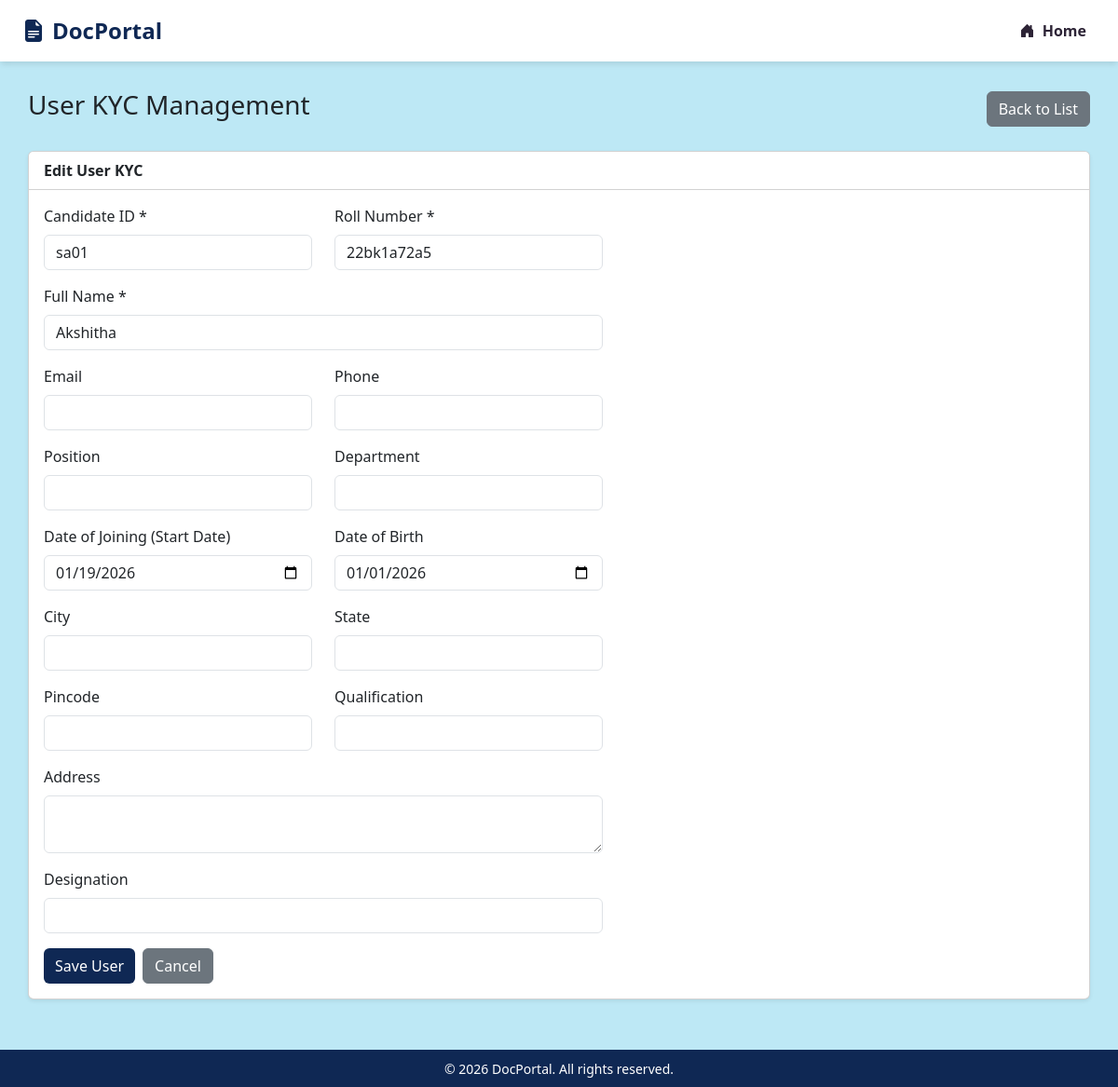
/kyc.php?edit=sa01, run on the app's committed database.
### tables this page shows
CREATE TABLE `user_kyc` (
  `id` int(11) NOT NULL,
  `cand_id` varchar(50) NOT NULL,
  `roll_no` varchar(50) NOT NULL,
  `name` varchar(255) NOT NULL,
  `email` varchar(255) DEFAULT NULL,
  `phone` varchar(20) DEFAULT NULL,
  `position` varchar(255) DEFAULT NULL,
  `department` varchar(255) DEFAULT NULL,
  `date_of_joining` date DEFAULT NULL,
  `date_of_birth` date DEFAULT NULL,
  `address` text DEFAULT NULL,
  `city` varchar(100) DEFAULT NULL,
  `state` varchar(100) DEFAULT NULL,
  `pincode` varchar(10) DEFAULT NULL,
  `qualification` varchar(255) DEFAULT NULL,
  `designation` varchar(255) DEFAULT NULL,
  `additional_data` longtext DEFAULT NULL CHECK (json_valid(`additional_data`)),
  `created_at` timestamp NOT NULL DEFAULT current_timestamp(),
  `updated_at` timestamp NULL DEFAULT NULL ON UPDATE current_timestamp()
);

### src/UserKYC.php (called while the page is built, shortened)
<?php
class UserKYC {
    public static function getAll() {
        $db = Database::getInstance();
        return $db->query("SELECT * FROM user_kyc ORDER BY created_at DESC")->fetchAll();
    }
}
?>

### public/kyc.php (the view, shortened to what this page needs)
<?php
require_once '../src/UserKYC.php';
$edit_user = null;
$edit_mode = false;
try {
    $all_users = UserKYC::getAll();
} catch (Exception $e) {
    $error = "Error loading users: " . htmlspecialchars($e->getMessage());
}
if (isset($_GET['edit'])) {
    $edit_mode = true;
    try {
        $all_users_list = UserKYC::getAll();
        foreach ($all_users_list as $user) {
            if ($user['cand_id'] === $_GET['edit']) {
                $edit_user = $user;
                break;
            }
        }
    } catch (Exception $e) {
        $error = "Error loading user: " . htmlspecialchars($e->getMessage());
    }
}
?>
<!DOCTYPE html>
<html>
<head>
    <link href="https://cdn.jsdelivr.net/npm/bootstrap@5.3.0/dist/css/bootstrap.min.css" rel="stylesheet">
    <link rel="stylesheet" href="https://cdn.jsdelivr.net/npm/bootstrap-icons@1.11.1/font/bootstrap-icons.css">
</head>
<body>
<nav class="navbar-custom">
    <div class="container-fluid px-4">
        <div class="d-flex justify-content-between align-items-center">
            <span class="navbar-brand"><i class="bi bi-file-earmark-text-fill me-2"></i>DocPortal</span>
            <a href="index.php" class="nav-link"><i class="bi bi-house-door-fill me-1"></i> Home</a>
        </div>
    </div>
</nav>
<div class="container-fluid main-content">
            <div class="d-flex justify-content-between align-items-center mb-4">
                <h3>User KYC Management</h3>
                <?php if (!$edit_mode): ?>
                    <a href="?add=1" class="btn btn-primary">+ Add New User</a>
                <?php else: ?>
                    <a href="kyc.php" class="btn btn-secondary">Back to List</a>
                <?php endif; ?>
            </div>
            <?php if ($edit_mode || isset($_GET['add'])): ?>
                <div class="card shadow-sm mb-4">
                    <div class="card-header bg-white"><strong><?= $edit_mode ? 'Edit User KYC' : 'Add New User' ?></strong></div>
                    <div class="card-body">
                        <form method="POST" style="max-width: 600px;">
                            <div class="row">
                                <div class="col-md-6 mb-3">
                                    <label class="form-label">Candidate ID *</label>
                                    <input type="text" name="cand_id" class="form-control" required value="<?= $edit_mode ? htmlspecialchars($edit_user['cand_id']) : '' ?>" <?= $edit_mode ? 'readonly' : '' ?>>
                                </div>
                                <div class="col-md-6 mb-3">
                                    <label class="form-label">Roll Number *</label>
                                    <input type="text" name="roll_no" class="form-control" required value="<?= $edit_mode ? htmlspecialchars($edit_user['roll_no']) : '' ?>">
                                </div>
                            </div>
                            <div class="row">
                                <div class="col-md-12 mb-3">
                                    <label class="form-label">Full Name *</label>
                                    <input type="text" name="name" class="form-control" required value="<?= $edit_mode ? htmlspecialchars($edit_user['name']) : '' ?>">
                                </div>
                            </div>
                            <div class="row">
                                <div class="col-md-6 mb-3">
                                    <label class="form-label">Email</label>
                                    <input type="email" name="email" class="form-control" value="<?= $edit_mode ? htmlspecialchars($edit_user['email'] ?? '') : '' ?>">
                                </div>
                                <div class="col-md-6 mb-3">
                                    <label class="form-label">Phone</label>
                                    <input type="text" name="phone" class="form-control" value="<?= $edit_mode ? htmlspecialchars($edit_user['phone'] ?? '') : '' ?>">
                                </div>
                            </div>
                            <div class="row">
                                <div class="col-md-6 mb-3">
                                    <label class="form-label">Position</label>
                                    <input type="text" name="position" class="form-control" value="<?= $edit_mode ? htmlspecialchars($edit_user['position'] ?? '') : '' ?>">
                                </div>
                                <div class="col-md-6 mb-3">
                                    <label class="form-label">Department</label>
                                    <input type="text" name="department" class="form-control" value="<?= $edit_mode ? htmlspecialchars($edit_user['department'] ?? '') : '' ?>">
                                </div>
                            </div>
                            <div class="row">
                                <div class="col-md-6 mb-3">
                                    <label class="form-label">Date of Joining (Start Date)</label>
                                    <input type="date" name="date_of_joining" class="form-control" value="<?= $edit_mode ? htmlspecialchars($edit_user['date_of_joining'] ?? '') : '' ?>">
                                </div>
                                <div class="col-md-6 mb-3">
                                    <label class="form-label">Date of Birth</label>
                                    <input type="date" name="date_of_birth" class="form-control" value="<?= $edit_mode ? htmlspecialchars($edit_user['date_of_birth'] ?? '') : '' ?>">
                                </div>
                            </div>
                            <div class="row">
                                <div class="col-md-6 mb-3">
                                    <label class="form-label">City</label>
                                    <input type="text" name="city" class="form-control" value="<?= $edit_mode ? htmlspecialchars($edit_user['city'] ?? '') : '' ?>">
                                </div>
                                <div class="col-md-6 mb-3">
                                    <label class="form-label">State</label>
                                    <input type="text" name="state" class="form-control" value="<?= $edit_mode ? htmlspecialchars($edit_user['state'] ?? '') : '' ?>">
                                </div>
                            </div>
                            <div class="row">
                                <div class="col-md-6 mb-3">
                                    <label class="form-label">Pincode</label>
                                    <input type="text" name="pincode" class="form-control" value="<?= $edit_mode ? htmlspecialchars($edit_user['pincode'] ?? '') : '' ?>">
                                </div>
                                <div class="col-md-6 mb-3">
                                    <label class="form-label">Qualification</label>
                                    <input type="text" name="qualification" class="form-control" value="<?= $edit_mode ? htmlspecialchars($edit_user['qualification'] ?? '') : '' ?>">
                                </div>
                            </div>
                            <div class="mb-3">
                                <label class="form-label">Address</label>
                                <textarea name="address" class="form-control" rows="2"><?= $edit_mode ? htmlspecialchars($edit_user['address'] ?? '') : '' ?></textarea>
                            </div>
                            <div class="mb-3">
                                <label class="form-label">Designation</label>
                                <input type="text" name="designation" class="form-control" value="<?= $edit_mode ? htmlspecialchars($edit_user['designation'] ?? '') : '' ?>">
                            </div>
                            <div class="d-flex gap-2">
                                <button type="submit" name="save_kyc" class="btn btn-primary">Save User</button>
                                <a href="kyc.php" class="btn btn-secondary">Cancel</a>
                            </div>
                        </form>
                    </div>
                </div>
            <?php endif; ?>
        </div>
<?php require_once 'footer.php'; ?>
</body>
</html>

### public/kyc.php (style rules this page uses)
:root { --primary: #0f2854; --bg-light: #bde8f5; --text-dark: #2d2436; }
body { background-color: var(--bg-light); font-family: 'Segoe UI', sans-serif; min-height: 100vh; display: flex; flex-direction: column; }
.navbar-custom { background: #ffffff; box-shadow: 0 4px 6px -1px rgba(0, 0, 0, 0.1); padding: 15px 0; position: sticky; top: 0; z-index: 1000; }
.navbar-brand { font-weight: bold; font-size: 1.5rem; color: var(--primary) !important; }
.nav-link { color: var(--text-dark) !important; font-weight: 600; transition: all 0.3s; margin: 0 10px; }
.main-content { padding: 30px; }
.btn-primary { background-color: var(--primary); border: none; }

### data on the page
user_kyc: cand_id "sa01", roll_no "22bk1a72a5", name "Akshitha", date_of_joining "01/19/2026", date_of_birth "01/01/2026"
